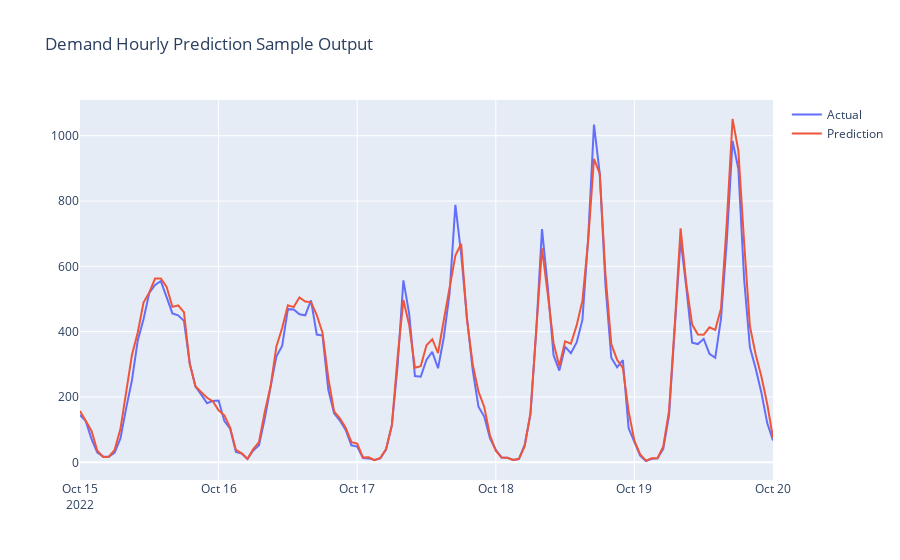

Write notebook code for a chart like this one.
### Code cell
hourly_fig.update_layout(title="Demand Hourly Prediction Sample Output")
